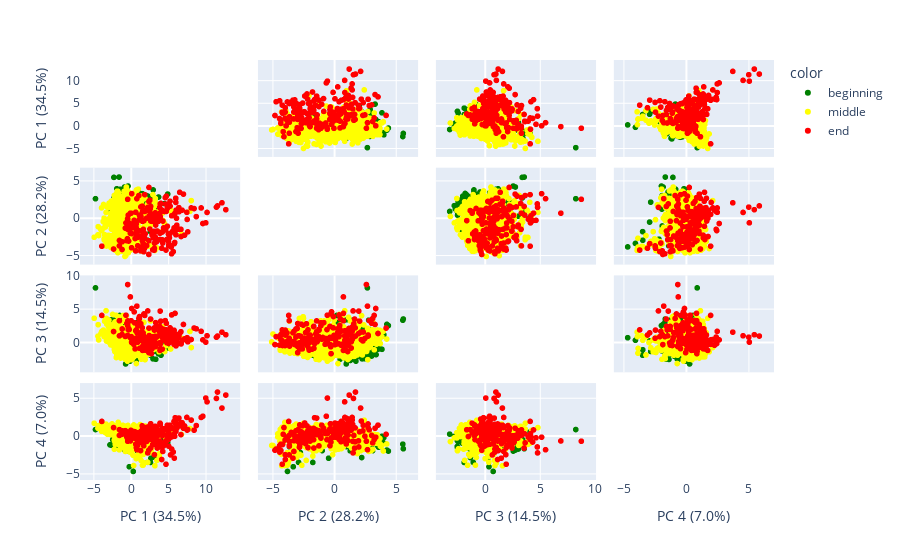

The notebook cell this image was saved under:
### Markdown cell above
### Test Suite

### Code cell
#Identify the optimal number of principal components 
optimal_component = np.argmax(cumulative_variance_explained >=0.9) + 1

#Transform data with the optimal number of components
pca = PCA(n_components = optimal_component)

X_train_pca = pca.fit_transform(X_train[num_cols])
X_test_pca = pca.transform(X_test[num_cols])

labels = {
    str(i):f"PC {i+1} ({var:.1f}%)"
    for i, var in enumerate(pca.explained_variance_ratio_*100)
    }
print(type(pca.explained_variance_ratio_))


def pca_relationship(pca_model):
    color_map = {
    'beginning': 'green',
    'middle': 'yellow',
    'end': 'red'
    }
    fig = px.scatter_matrix(
        pca_model,
        labels=labels,
        dimensions=range(4),
        color=X_train['Melting Season'],
        color_discrete_map=color_map)
    
    fig.update_traces(diagonal_visible=False)
    fig.show()

def pca_heatmap(dataframe):
    #plot a heatmap to visualise how the feature variables contribute to PC
    # Heatmap
    plt.figure(figsize=(16, 16))

    heatmap = sns.heatmap(dataframe, annot = True, vmin=-1, vmax=1, center= 0, cmap= 'coolwarm', linewidths=3, linecolor='black')

    heatmap.set_title('Correlation Heatmap')
    plt.show()

pca_df = pd.DataFrame(pca.components_,
                columns = num_cols,
                index =labels.values(),
                )
pca_heatmap(pca_df)
pca_relationship(X_train_pca)

### Figure 1 — Plotly figure (JSON) as saved in the notebook; plotly's stock layout.template omitted (floating-point values rounded to 4 significant figures; data arrays with more than 128 entries replaced by an {"elided": "..."} marker saying what was removed)
{"data": [{"diagonal": {"visible": false}, "dimensions": [{"axis": {"matches": true}, "label": "PC 1 (34.5%)", "values": {"elided": "207 float values"}}, {"axis": {"matches": true}, "label": "PC 2 (28.2%)", "values": {"elided": "207 float values"}}, {"axis": {"matches": true}, "label": "PC 3 (14.5%)", "values": {"elided": "207 float values"}}, {"axis": {"matches": true}, "label": "PC 4 (7.0%)", "values": {"elided": "207 float values"}}], "hovertemplate": "color=beginning<br>%{xaxis.title.text}=%{x}<br>%{yaxis.title.text}=%{y}<extra></extra>", "legendgroup": "beginning", "marker": {"color": "green", "symbol": "circle"}, "name": "beginning", "showlegend": true, "type": "splom"}, {"diagonal": {"visible": false}, "dimensions": [{"axis": {"matches": true}, "label": "PC 1 (34.5%)", "values": {"elided": "848 float values"}}, {"axis": {"matches": true}, "label": "PC 2 (28.2%)", "values": {"elided": "848 float values"}}, {"axis": {"matches": true}, "label": "PC 3 (14.5%)", "values": {"elided": "848 float values"}}, {"axis": {"matches": true}, "label": "PC 4 (7.0%)", "values": {"elided": "848 float values"}}], "hovertemplate": "color=middle<br>%{xaxis.title.text}=%{x}<br>%{yaxis.title.text}=%{y}<extra></extra>", "legendgroup": "middle", "marker": {"color": "yellow", "symbol": "circle"}, "name": "middle", "showlegend": true, "type": "splom"}, {"diagonal": {"visible": false}, "dimensions": [{"axis": {"matches": true}, "label": "PC 1 (34.5%)", "values": {"elided": "189 float values"}}, {"axis": {"matches": true}, "label": "PC 2 (28.2%)", "values": {"elided": "189 float values"}}, {"axis": {"matches": true}, "label": "PC 3 (14.5%)", "values": {"elided": "189 float values"}}, {"axis": {"matches": true}, "label": "PC 4 (7.0%)", "values": {"elided": "189 float values"}}], "hovertemplate": "color=end<br>%{xaxis.title.text}=%{x}<br>%{yaxis.title.text}=%{y}<extra></extra>", "legendgroup": "end", "marker": {"color": "red", "symbol": "circle"}, "name": "end", "showlegend": true, "type": "splom"}], "layout": {"dragmode": "select", "legend": {"title": {"text": "color"}, "tracegroupgap": 0}, "margin": {"t": 60}}}
